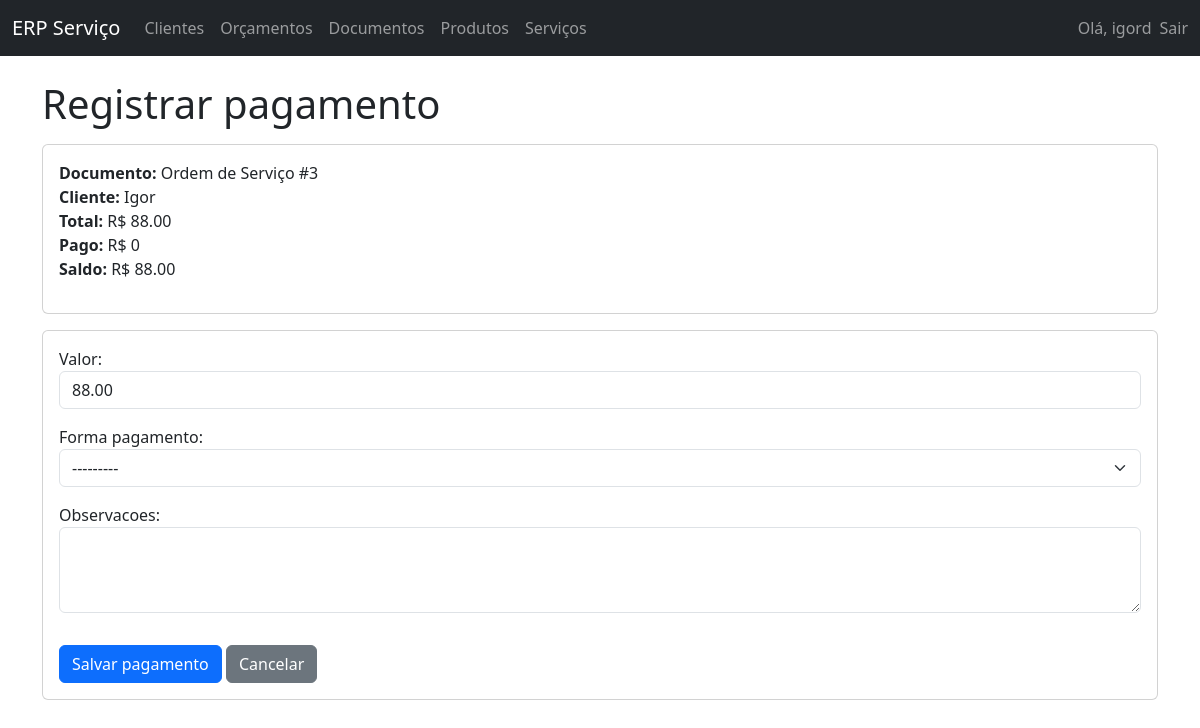
Page /documentos/3/pagamentos/novo/ (signed in) on the committed database.
### core/models.py (models this page shows, shortened)
class Documento(models.Model):
    TIPO_CHOICES = [
        ('VENDA', 'Venda'),
        ('OS', 'Ordem de Serviço'),
    ]
    empresa = models.ForeignKey(
        Empresa,
        on_delete=models.CASCADE,
        related_name='documentos'
    )
    cliente = models.ForeignKey(
        Cliente,
        on_delete=models.PROTECT,
        related_name='documentos'
    )
    placa = models.CharField(max_length=10, blank=True, null=True)
    veiculo_descricao = models.CharField(max_length=100, blank=True, null=True)
    tipo = models.CharField(max_length=5, choices=TIPO_CHOICES)
    data = models.DateTimeField(auto_now_add=True)
    origem_orcamento = models.ForeignKey(
        Orcamento,
        on_delete=models.SET_NULL,
        blank=True,
        null=True,
        related_name='documentos'
    )
    total = models.DecimalField(max_digits=12, decimal_places=2, default=0)
    observacoes = models.TextField(blank=True, null=True)
    @property
    def valor_pago(self):
        soma = self.pagamentos.aggregate(total=Sum('valor'))['total']
        return soma or Decimal('0')
    @property
    def saldo(self):
        return self.total - self.valor_pago

class Cliente(models.Model):
    empresa = models.ForeignKey(Empresa, on_delete=models.CASCADE)
    nome = models.CharField(max_length=150)
    documento = models.CharField(max_length=20, blank=True, null=True)
    telefone = models.CharField(max_length=20, blank=True, null=True)
    email = models.EmailField(blank=True, null=True)
    observacoes = models.TextField(blank=True, null=True)
    criado_em = models.DateTimeField(auto_now_add=True)

### core/views.py (the view)
# urls.py: path('documentos/<int:pk>/pagamentos/novo/', views.pagamento_create, name='pagamento_create'),
@login_required
def pagamento_create(request, pk):
    empresa = get_empresa_from_user(request.user)
    documento = get_object_or_404(Documento, pk=pk, empresa=empresa)
    if request.method == 'POST':
        form = PagamentoForm(request.POST)
        if form.is_valid():
            pagamento = form.save(commit=False)
            pagamento.documento = documento
            if not pagamento.valor:
                pagamento.valor = documento.saldo
            pagamento.save()
            messages.success(request, 'Pagamento registrado com sucesso.')
            return redirect('core:documento_detail', pk=documento.pk)
    else:
        form = PagamentoForm(initial={'valor': documento.saldo})
    return render(request, 'core/pagamento_form.html', {
        'documento': documento,
        'form': form,
    })

### core/forms.py
class PagamentoForm(forms.ModelForm):
    class Meta:
        model = Pagamento
        fields = ['valor', 'forma_pagamento', 'observacoes']
        widgets = {
            'valor': forms.NumberInput(attrs={
                'class': 'form-control',
                'step': '0.01',
                'min': '0'
            }),
            'forma_pagamento': forms.Select(attrs={'class': 'form-select'}),
            'observacoes': forms.Textarea(attrs={
                'class': 'form-control',
                'rows': 3
            }),
        }

### core/utils.py (called while the page is built)
def get_empresa_from_user(user):
    if not hasattr(user, 'perfil'):
        raise ImproperlyConfigured('Usuário sem perfil configurado.')
    return user.perfil.empresa

### core/templates/core/pagamento_form.html (shortened to what this page needs)
{% extends 'core/base.html' %}
{% block content %}
<h1 class="mb-3">Registrar pagamento</h1>
<div class="card mb-3">
  <div class="card-body">
    <p>
      <strong>Documento:</strong> {{ documento.get_tipo_display }} #{{ documento.id }}<br>
      <strong>Cliente:</strong> {{ documento.cliente.nome }}<br>
      <strong>Total:</strong> R$ {{ documento.total }}<br>
      <strong>Pago:</strong> R$ {{ documento.valor_pago }}<br>
      <strong>Saldo:</strong> R$ {{ documento.saldo }}
    </p>
  </div>
</div>
<form method="post" class="card p-3">
  {{ form.as_p }}
  <div class="mt-3">
    <button type="submit" class="btn btn-primary">Salvar pagamento</button>
    <a href="{% url 'core:documento_detail' documento.pk %}" class="btn btn-secondary">Cancelar</a>
  </div>
</form>
{% endblock %}

### core/templates/core/base.html (shortened to what this page needs)
<!DOCTYPE html>
<html lang="pt-br">
<head>
  <link href="https://cdn.jsdelivr.net/npm/bootstrap@5.3.3/dist/css/bootstrap.min.css" rel="stylesheet">
</head>
<body>
  <nav class="navbar navbar-expand-lg navbar-dark bg-dark mb-4">
    <div class="container-fluid">
      <a class="navbar-brand" href="{% url 'core:dashboard' %}">ERP Serviço</a>
      <div class="collapse navbar-collapse" id="navbarNav">
        <ul class="navbar-nav me-auto mb-2 mb-lg-0">
          <li class="nav-item">
            <a class="nav-link" href="{% url 'core:cliente_list' %}">Clientes</a>
          </li>
          <li class="nav-item">
            <a class="nav-link" href="{% url 'core:orcamento_list' %}">Orçamentos</a>
          </li>
          <li class="nav-item">
            <a class="nav-link" href="{% url 'core:documento_list' %}">Documentos</a>
          </li>
          <li class="nav-item">
            <a class="nav-link" href="{% url 'core:produto_list' %}">Produtos</a>
          </li>
          <li class="nav-item">
            <a class="nav-link" href="{% url 'core:servico_list' %}">Serviços</a>
          </li>
        </ul>
        <ul class="navbar-nav ms-auto mb-2 mb-lg-0">
          {% if user.is_authenticated %}
          <li class="nav-item me-2">
            <span class="navbar-text">
              Olá, {{ user.username }}
            </span>
          </li>
          <li class="nav-item">
            <form method="post" action="{% url 'logout' %}">
              <button type="submit" class="nav-link btn btn-link p-0 m-0 align-baseline">
                Sair
              </button>
            </form>
          </li>
          {% else %}
          <li class="nav-item">
            <a class="nav-link" href="{% url 'login' %}">Entrar</a>
          </li>
          {% endif %}
        </ul>
      </div>
    </div>
  </nav>
  <div class="container">
    {% block content %}{% endblock %}
  </div>
</body>
</html>

### rows in the picture
Documento: tipo "Ordem de Serviço", id "3", cliente.nome "Igor", total "88.00", valor_pago "0", saldo "88.00"

### other values in the picture
{{ user.username }} "igord"
